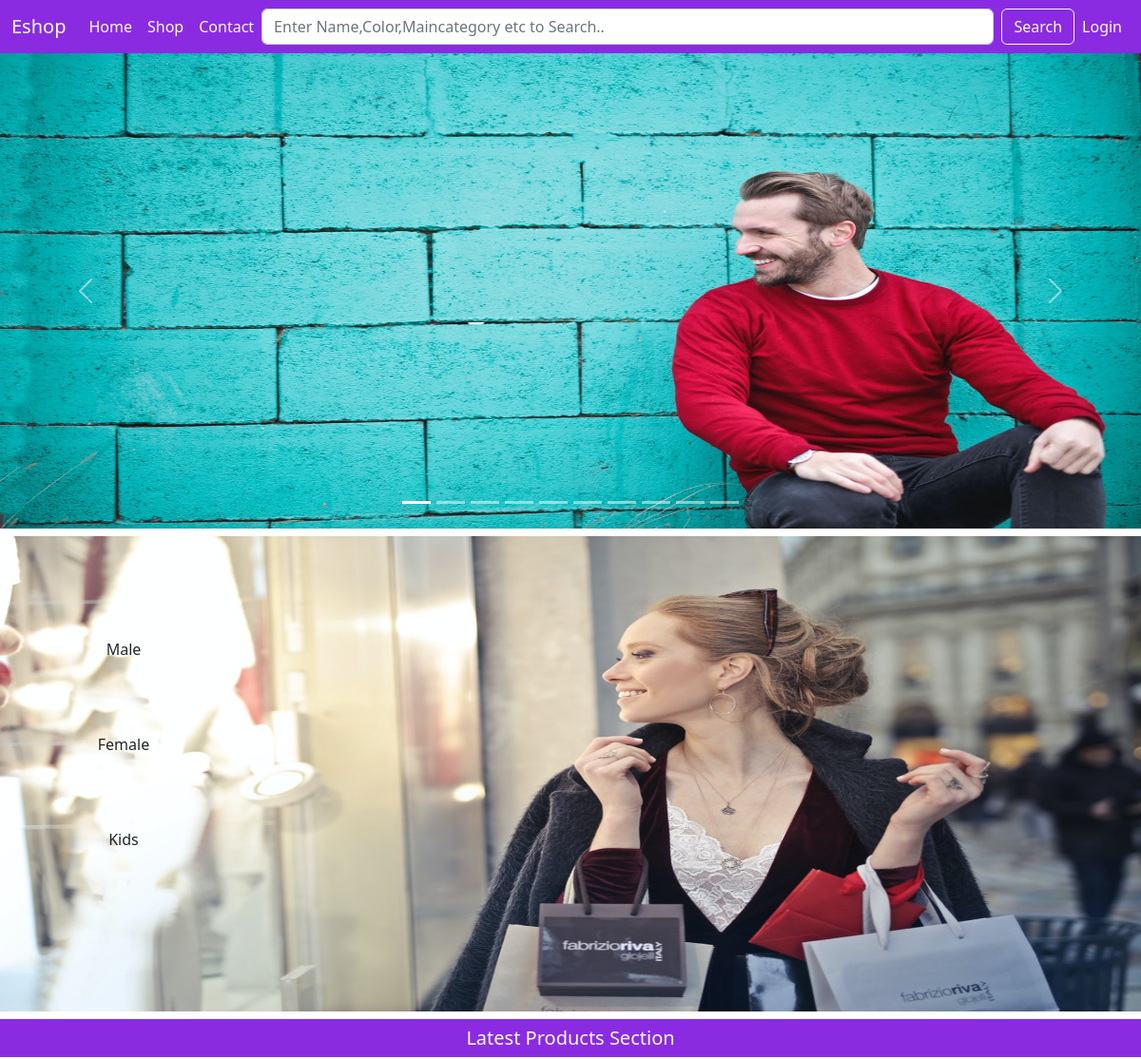
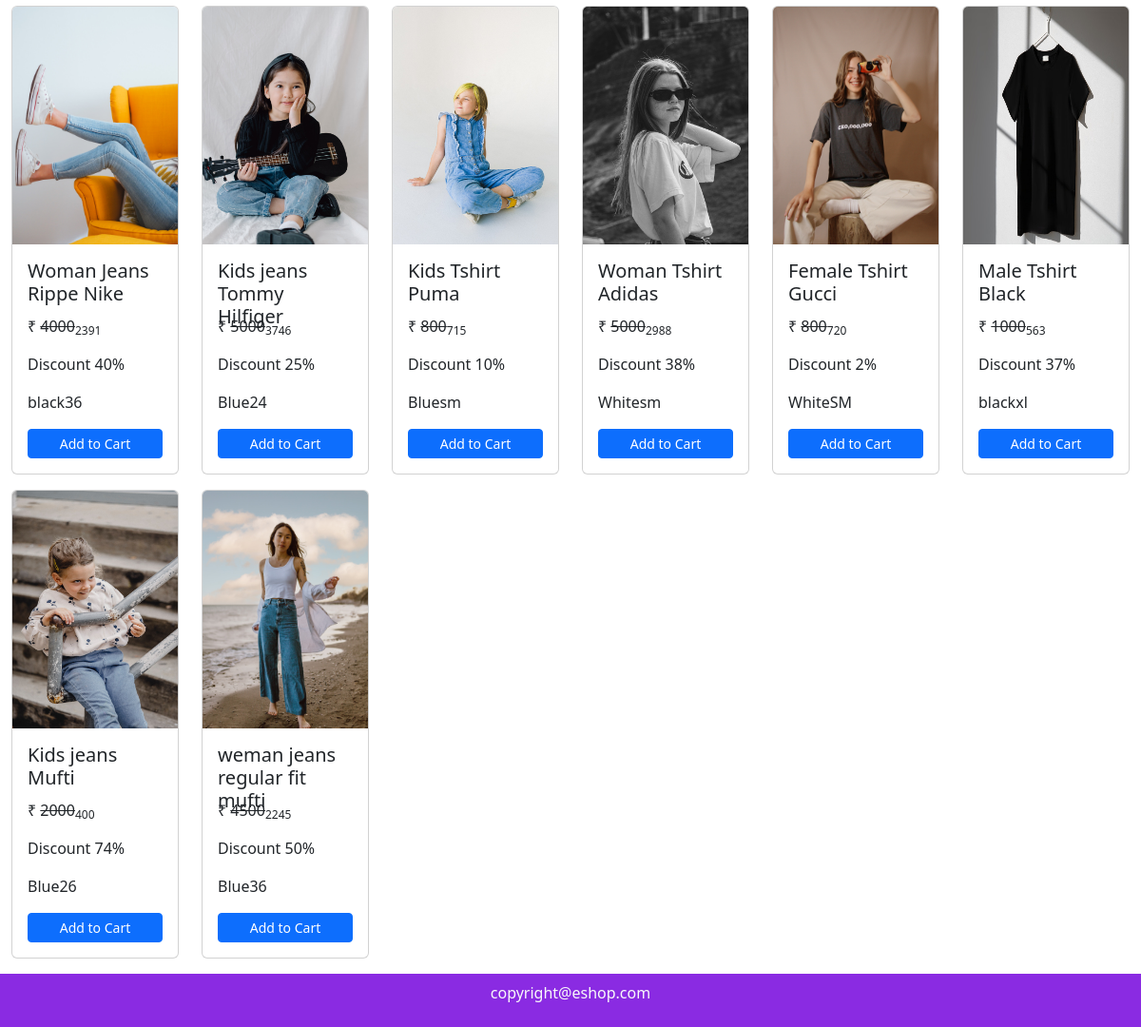
The page / on the database its author committed (2 pictures, top to bottom).
### mainapp/models.py (models this page shows, shortened)
class Product(models.Model):
    id = models.AutoField(primary_key=True)
    name = models.CharField(max_length=50)
    maincategory = models.ForeignKey(Maincategory,on_delete=models.CASCADE)
    subcategory = models.ForeignKey(Subcategory,on_delete=models.CASCADE)
    brand = models.ForeignKey(Brand,on_delete=models.CASCADE)
    color = models.CharField(max_length=20)
    size = models.CharField(max_length=20)
    stock = models.CharField(max_length=20,default="In Stock",null=True,blank=True)
    description = models.TextField()
    baseprice = models.IntegerField()
    discount = models.IntegerField(default=0,null=True,blank=True)
    finalprice = models.IntegerField()
    pic1 = models.ImageField(upload_to="uploads",default="",null=True,blank=True)
    pic2 = models.ImageField(upload_to="uploads",default="",null=True,blank=True)
    pic3 = models.ImageField(upload_to="uploads",default="",null=True,blank=True)
    pic4 = models.ImageField(upload_to="uploads",default="",null=True,blank=True)

### mainapp/views.py (the view)
# urls.py: path('',views.home),
def home(Request):
  data = Product.objects.all().order_by('id').reverse()[0:8]
  return render(Request,"index.html",{'data':data})

### mainapp/templates/index.html (shortened to what this page needs)
{% load static %}
<!DOCTYPE html>
<html lang="en">
  <head>
    <link rel="stylesheet" href="{% static 'css/style.css' %}" />
    <link
      href="https://cdn.jsdelivr.net/npm/bootstrap@5.2.2/dist/css/bootstrap.min.css"
      rel="stylesheet"
    />
    <link
      rel="stylesheet"
      href="https://cdn.jsdelivr.net/npm/bootstrap-icons@1.3.0/font/bootstrap-icons.css"
    />
  </head>
  <body>
    <nav class="navbar navbar-expand-lg background sticky-top">
      <div class="container-fluid">
        <a class="navbar-brand text-light" href="/">Eshop</a>
        <div class="collapse navbar-collapse" id="navbarSupportedContent">
          <ul class="navbar-nav me-auto mb-2 mb-lg-0">
            <li class="nav-item">
              <a class="nav-link text-light active" aria-current="page" href="/"
                >Home</a
              >
            </li>
            <li class="nav-item">
              <a class="nav-link text-light" href="/shop/All/All/All">Shop</a>
            </li>
            <li class="nav-item">
              <a class="nav-link text-light" href="/contact/">Contact</a>
            </li>
          </ul>
          <form
            class="d-flex w-100"
            role="search"
            action="/search/"
            method="post"
          >
            <input
              class="form-control me-2"
              name="search"
              type="search"
              placeholder="Enter Name,Color,Maincategory etc to Search.."
              aria-label="Search"
            />
            <button class="btn btn-outline-light" type="submit">Search</button>
          </form>
          <ul class="navbar-nav me-auto mb-2 mb-lg-0">
            {% if request.user.is_authenticated %}
            <li class="nav-item dropdown">
              <a
                class="nav-link text-light dropdown-toggle"
                href="#"
                role="button"
                data-bs-toggle="dropdown"
                aria-expanded="false"
              >
                {{request.user.username}}
              </a>
              <ul class="dropdown-menu">
                <li><a class="dropdown-item" href="/profile">Profile</a></li>
                <li><a class="dropdown-item" href="/cart">Cart</a></li>
                <li><hr class="dropdown-divider" /></li>
                <li>
                  <a class="dropdown-item" href="/logout">LogOut</a>
                </li>
              </ul>
            </li>
            {% else %}
            <li class="nav-item">
              <a class="nav-link text-light" href="/login/">Login</a>
            </li>
            {% endif %}
          </ul>
        </div>
      </div>
    </nav>
     {% block content %}
    <div
      id="carouselExampleIndicators"
      class="carousel slide"
      data-bs-ride="true"
    >
      <div class="carousel-indicators">
        <button
          type="button"
          data-bs-target="#carouselExampleIndicators"
          data-bs-slide-to="0"
          class="active"
          aria-current="true"
          aria-label="Slide 1"
        ></button>
        <button
          type="button"
          data-bs-target="#carouselExampleIndicators"
          data-bs-slide-to="1"
          aria-label="Slide 2"
        ></button>
        <button
          type="button"
          data-bs-target="#carouselExampleIndicators"
          data-bs-slide-to="2"
          aria-label="Slide 3"
        ></button>
        <button
          type="button"
          data-bs-target="#carouselExampleIndicators"
          data-bs-slide-to="3"
          aria-label="Slide 4"
        ></button>
        <button
          type="button"
          data-bs-target="#carouselExampleIndicators"
          data-bs-slide-to="4"
          aria-label="Slide 5"
        ></button>
        <button
          type="button"
          data-bs-target="#carouselExampleIndicators"
          data-bs-slide-to="5"
          aria-label="Slide 6"
        ></button>
        <button
          type="button"
          data-bs-target="#carouselExampleIndicators"
          data-bs-slide-to="6"
          aria-label="Slide 7"
        ></button>
        <button
          type="button"
          data-bs-target="#carouselExampleIndicators"
          data-bs-slide-to="7"
          aria-label="Slide 8"
        ></button>
        <button
          type="button"
          data-bs-target="#carouselExampleIndicators"
          data-bs-slide-to="8"
          aria-label="Slide 9"
        ></button>
        <button
          type="button"
          data-bs-target="#carouselExampleIndicators"
          data-bs-slide-to="9"
          aria-label="Slide 10"
        ></button>
      </div>
      <div class="carousel-inner">
        <div class="carousel-item active">
          <img
            src="{% static 'images/banner1.jpg' %}"
            height="500px"
            class="d-block w-100"
            alt="..."
          />
        </div>
      </div>
      <button
        class="carousel-control-prev"
        type="button"
        data-bs-target="#carouselExampleIndicators"
        data-bs-slide="prev"
      >
        <span class="carousel-control-prev-icon" aria-hidden="true"></span>
      </button>
      <button
        class="carousel-control-next"
        type="button"
        data-bs-target="#carouselExampleIndicators"
        data-bs-slide="next"
      >
        <span class="carousel-control-next-icon" aria-hidden="true"></span>
      </button>
    </div>
    <div class="banner-section mt-2">
      <img
        src="{% static 'images/banner2.jpg' %}"
        width="100%"
        height="500px"
        alt=""
      />
      <a
        href="/shop/Male/All/All"
        class="btn background banner-btn"
        id="banner-btn1"
        >Male</a
      >
      <a
        href="/shop/Female/All/All"
        class="btn background banner-btn"
        id="banner-btn2"
        >Female</a
      >
      <a
        href="/shop/Kids/All/All"
        class="btn background banner-btn"
        id="banner-btn3"
        >Kids</a
      >
    </div>
    <h5 class="background text-center text-light p-2 my-2">
      Latest Products Section
    </h5>
    <div class="container-fluid">
      <div class="row">
        {% for i in data %}
        <div class="col-xl-2 col-lg-3 col-md-4 col-sm-6 col-12 mb-3">
          <div class="card">
            <img
              src="{{i.pic1.url}}"
              height="250px"
              class="card-img-top"
              alt="..."
            />
            <div class="card-body">
              <h5 class="card-title">{{i.name}}</h5>
              <p class="card-text">
                &#8377; <del>{{i.baseprice}}</del><sub>{{i.finalprice}}</sub>
              </p>
              <p class="card-text">Discount {{i.discount}}%</p>
              <p class="card-text">{{i.color}}{{i.size}}</p>
              <a
                href="/single-product/{{i.id}}"
                class="btn btn-primary w-100 btn-sm"
                >Add to Cart</a
              >
            </div>
          </div>
        </div>
        {% endfor %}
      </div>
    </div>
    {% endblock %}
    <footer class="background text-light text-center p-2">
      <p>copyright@eshop.com</p>
    </footer>
  </body>
</html>

### mainapp/static/css/style.css (style rules this page uses)
.background { background-color: blueviolet; }
.banner-btn { width: 200px; position: absolute; left: 30px; padding: 10px; }
.banner-section { position: relative; }
#banner-btn1 { top: 20%; }
#banner-btn2 { top: 40%; }
#banner-btn3 { top: 60%; }
.card-title { height: 50px; }

### rows shown on the page
Product: pic1 (picture), name "Woman Jeans Rippe Nike", baseprice "4000", finalprice "2391", discount "40", color "black", size "36"
Product: pic1 (picture), name "Kids jeans Tommy Hilfiger", baseprice "5000", finalprice "3746", discount "25", color "Blue", size "24"
Product: pic1 (picture), name "Kids Tshirt Puma", baseprice "800", finalprice "715", discount "10", color "Blue", size "sm"
Product: pic1 (picture), name "Woman Tshirt Adidas", baseprice "5000", finalprice "2988", discount "38", color "White", size "sm"
Product: pic1 (picture), name "Female Tshirt Gucci", baseprice "800", finalprice "720", discount "2", color "White", size "SM"
Product: pic1 (picture), name "Male Tshirt Black", baseprice "1000", finalprice "563", discount "37", color "black", size "xl"
Product: pic1 (picture), name "Kids jeans Mufti", baseprice "2000", finalprice "400", discount "74", color "Blue", size "26"
Product: pic1 (picture), name "weman jeans regular fit mufti", baseprice "4500", finalprice "2245", discount "50", color "Blue", size "36"
